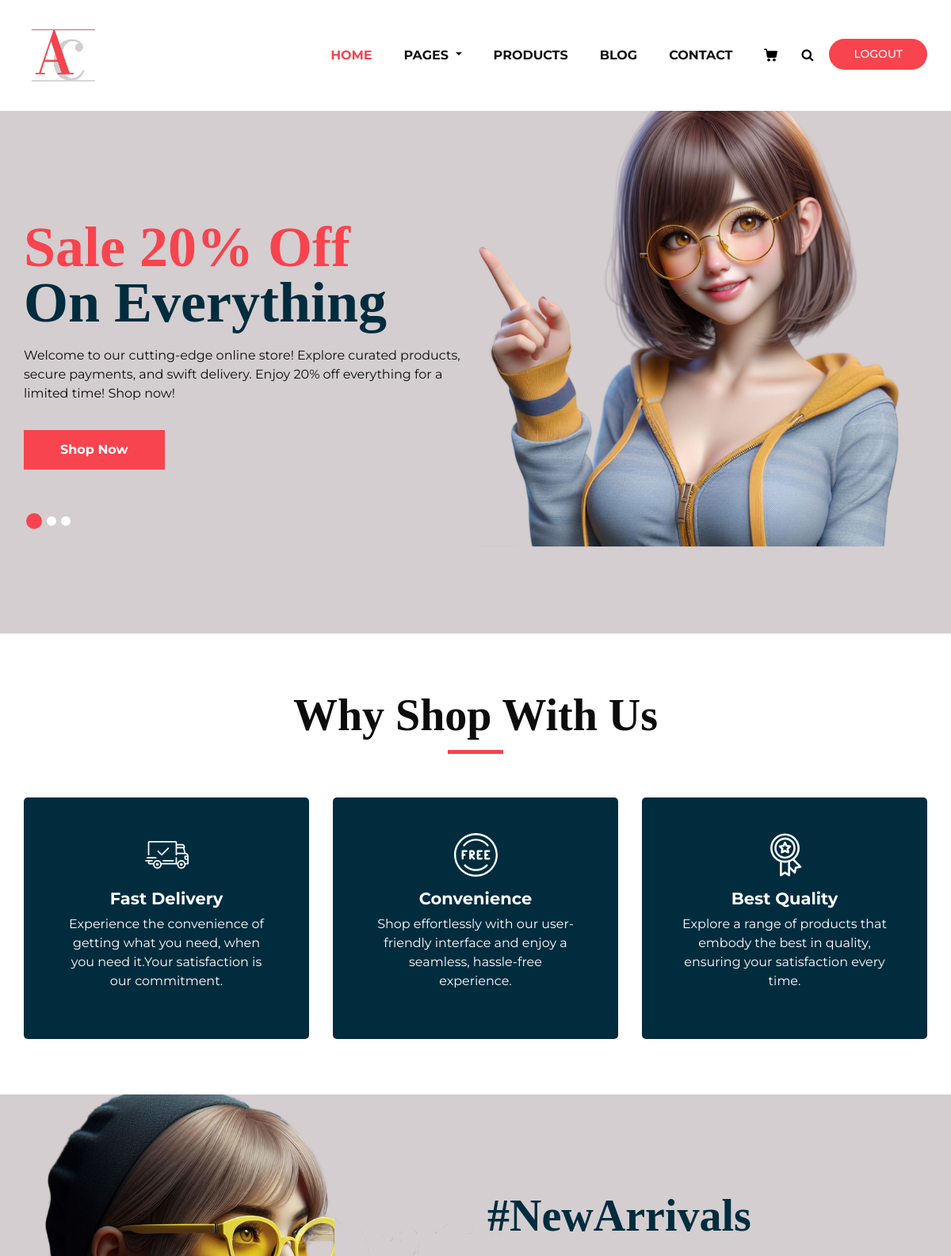
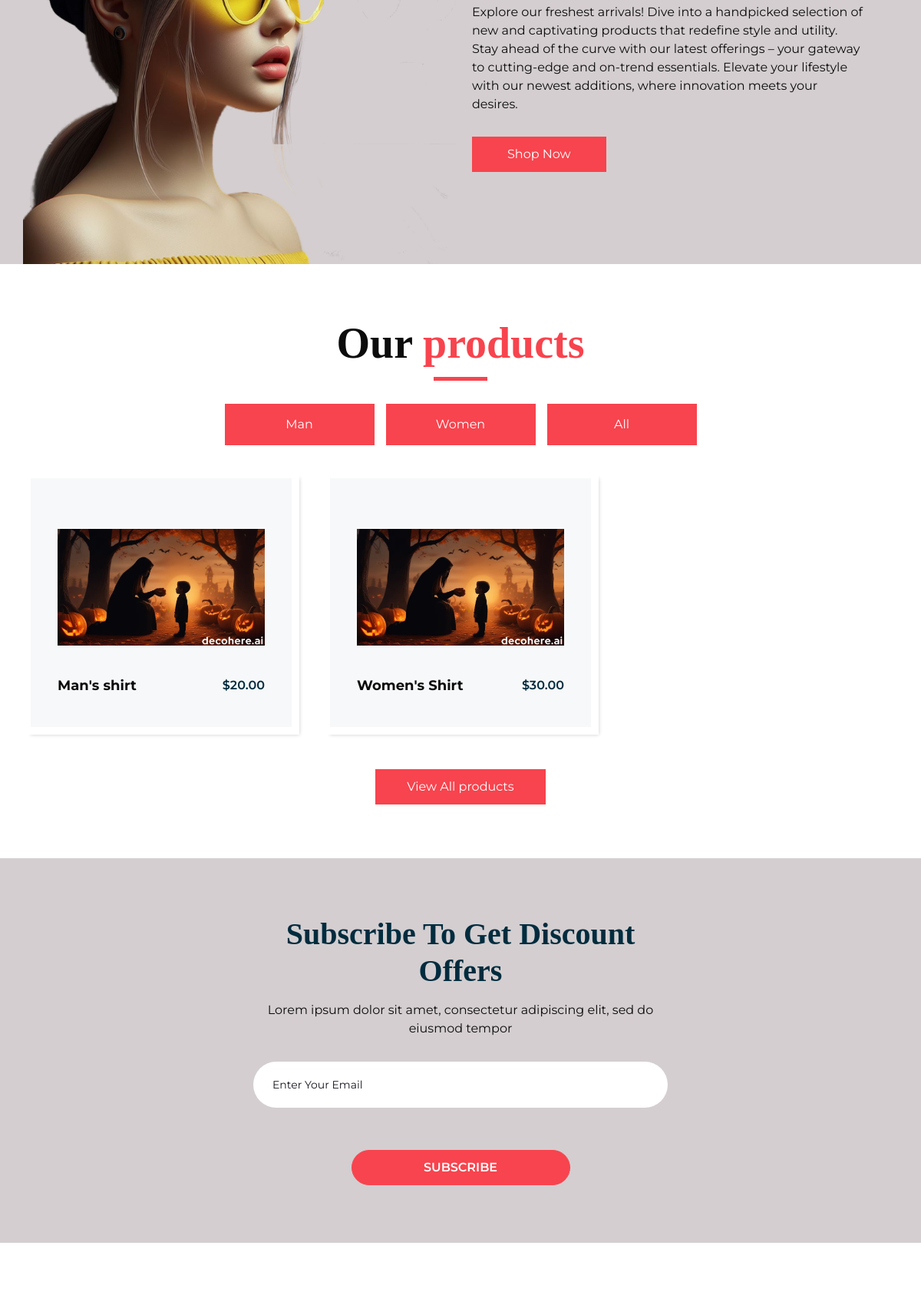
Screenshot of /shopping.php (signed in, upper part) with the database file from the repository (2 pictures, top to bottom).
### tables this page shows
CREATE TABLE `product` (
  `id` int(11) NOT NULL,
  `p_name` varchar(40) NOT NULL,
  `p_detail` longtext NOT NULL,
  `p_price` decimal(10,2) NOT NULL,
  `p_img` longtext NOT NULL,
  `pc_name` varchar(50) NOT NULL,
  `p_date` timestamp NULL DEFAULT current_timestamp()
);

### shopping.php (the view, shortened to what this page needs)
<!DOCTYPE html>
<html>
   <head>
      <link rel="stylesheet" type="text/css" href="css/bootstrap.css" />
      <link href="css/font-awesome.min.css" rel="stylesheet" />
      <link href="css/style.css" rel="stylesheet" />
      <link href="css/responsive.css" rel="stylesheet" />
   </head>
   <body>
      <div class="hero_area">
         <?php include "nav.php" ?>
         <section class="slider_section ">
            <div class="slider_bg_box">
               <img src="images/slider-bg.png" alt="">
            </div>
            <div id="customCarousel1" class="carousel slide" data-ride="carousel">
               <div class="carousel-inner">
                  <div class="carousel-item active">
                     <div class="container ">
                        <div class="row">
                           <div class="col-md-7 col-lg-6 ">
                              <div class="detail-box">
                                 <h1>
                                    <span>
                                    Sale 20% Off
                                    </span>
                                    <br>
                                    On Everything
                                 </h1>
                                 <p>
                                    Welcome to our cutting-edge online store! Explore curated products, secure payments, and swift delivery. Enjoy 20% off everything for a limited time! Shop now!
                                 </p>
                                 <div class="btn-box">
                                    <a href="#product" class="btn1">
                                    Shop Now
                                    </a>
                                 </div>
                              </div>
                           </div>
                        </div>
                     </div>
                  </div>
               </div>
               <div class="container">
                  <ol class="carousel-indicators">
                     <li data-target="#customCarousel1" data-slide-to="0" class="active"></li>
                     <li data-target="#customCarousel1" data-slide-to="1"></li>
                     <li data-target="#customCarousel1" data-slide-to="2"></li>
                  </ol>
               </div>
            </div>
         </section>
      </div>
      <section class="why_section layout_padding">
         <div class="container">
            <div class="heading_container heading_center">
               <h2>
                  Why Shop With Us
               </h2>
            </div>
            <div class="row">
               <div class="col-md-4">
                  <div class="box shBox">
                     <div class="img-box">
                     </div>
                     <div class="detail-box">
                        <h5>
                           Fast Delivery
                        </h5>
                        <p>
                           Experience the convenience of getting what you need, when you need it.Your satisfaction is our commitment.
                        </p>
                     </div>
                  </div>
               </div>
               <div class="col-md-4">
                  <div class="box shBox">
                     <div class="img-box">
                     </div>
                     <div class="detail-box">
                        <h5>
                           Convenience
                        </h5>
                        <p>
                           Shop effortlessly with our user-friendly interface and enjoy a seamless, hassle-free experience.
                        </p>
                     </div>
                  </div>
               </div>
               <div class="col-md-4">
                  <div class="box shBox">
                     <div class="img-box">
                     </div>
                     <div class="detail-box">
                        <h5>
                           Best Quality
                        </h5>
                        <p>
                           Explore a range of products that embody the best in quality, ensuring your satisfaction every time.
                        </p>
                     </div>
                  </div>
               </div>
            </div>
         </div>
      </section>
      <section class="arrival_section">
         <div class="container">
            <div class="box">
               <div class="arrival_bg_box">
                  <img src="images/arrival-bg.png" alt="">
               </div>
               <div class="row">
                  <div class="col-md-6 ml-auto">
                     <div class="heading_container remove_line_bt">
                        <h2>
                           #NewArrivals
                        </h2>
                     </div>
                     <p style="margin-top: 20px;margin-bottom: 30px;">
                        Explore our freshest arrivals! Dive into a handpicked selection of new and captivating products that redefine style and utility. Stay ahead of the curve with our latest offerings – your gateway to cutting-edge and on-trend essentials. Elevate your lifestyle with our newest additions, where innovation meets your desires.
                     </p>
                     <a href="">
                     Shop Now
                     </a>
                  </div>
               </div>
            </div>
         </div>
      </section>
      <section class="product_section layout_padding" id="product">
         <div class="container">
            <div class="heading_container heading_center">
               <h2>
                  Our <span>products</span>
               </h2>
            </div>
            <div class="row d-flex align-items-center justify-content-center bg-white">
               <div class="col-xxl-2 col-lg-2 col-md-4 col-4 mb-2 p-2  text-center" style="cursor: pointer; margin-right: 15px; background-color: #f7444e;">
                  <button class="btn text-white" id="menBtn" onclick="filterSelection('Man')">Man</button>
               </div>
               <div class="col-xxl-2 col-lg-2 col-md-4 col-4 mb-2 p-2  text-center" style="cursor: pointer; margin-right: 15px; background-color: #f7444e;">
                  <button class="btn text-white" id="womenBtn" onclick="filterSelection('Women')">Women</button>
               </div>
               <div class="col-xxl-2 col-lg-2 col-md-4 col-4 mb-2 p-2 text-center" style="cursor: pointer; background-color: #f7444e;">
                  <button class="btn text-white" onclick="filterSelection('all')">All</button>
               </div>
            </div>
            <div class="row d-flex align-items-center">
               <?php
                  include "admin/conn.php";
                  $sql = "SELECT * FROM product";
                  $result = $conn->query($sql);
                  if ($result->num_rows > 0) {
                    while($row = $result->fetch_assoc()) {
                      echo '
                        <div class="col-sm-6 col-md-4 col-lg-4 filterDiv '.$row['pc_name'].'">
                           <div class="box">
                              <div class="option_container">
                                 <div class="options">
                                    <a href="" class="option1">
                                    Add to cart
                                    </a>
                                    <a href="" class="option2">
                                    Buy Now
                                    </a>
                                 </div>
                              </div>
                              <div class="img-box">
                                 <img src="admin/'.$row['p_img'].'" alt="">
                              </div>
                              <div class="detail-box">
                                 <h5>
                                    '.$row['p_name'].'
                                 </h5>
                                 <h6>
                                    $'.$row['p_price'].'
                                 </h6>
                              </div>
                           </div>
                        </div>
                      ';
                    }
                  } else {
                    echo '';
                  }
               ?>
            </div>
            <div class="btn-box">
               <a href="product.php">
               View All products
               </a>
            </div>
         </div>
      </section>
      <section class="subscribe_section">
         <div class="container-fuild">
            <div class="box">
               <div class="row">
                  <div class="col-md-6 offset-md-3">
                     <div class="subscribe_form ">
                        <div class="heading_container heading_center">
                           <h3>Subscribe To Get Discount Offers</h3>
                        </div>
                        <p>Lorem ipsum dolor sit amet, consectetur adipiscing elit, sed do eiusmod tempor</p>
                        <form action="">
                           <input type="email" placeholder="Enter your email">
                           <button>
                           subscribe
                           </button>
                        </form>
                     </div>
                  </div>
               </div>
            </div>
         </div>
      </section>
      <section class="client_section layout_padding">
      </section>
   </body>
</html>

### css/responsive.css (style rules this page uses)
@media (min-width: 1200px) { .container { max-width: 1170px; } }

### shopping.php (style rules this page uses)
.filterDiv { display: none; }
.show { display: block; }

### rows the page displays
product: p_img (picture), p_name "Man's shirt", p_price "20.00"
product: p_img (picture), p_name "Women's Shirt", p_price "30.00"
